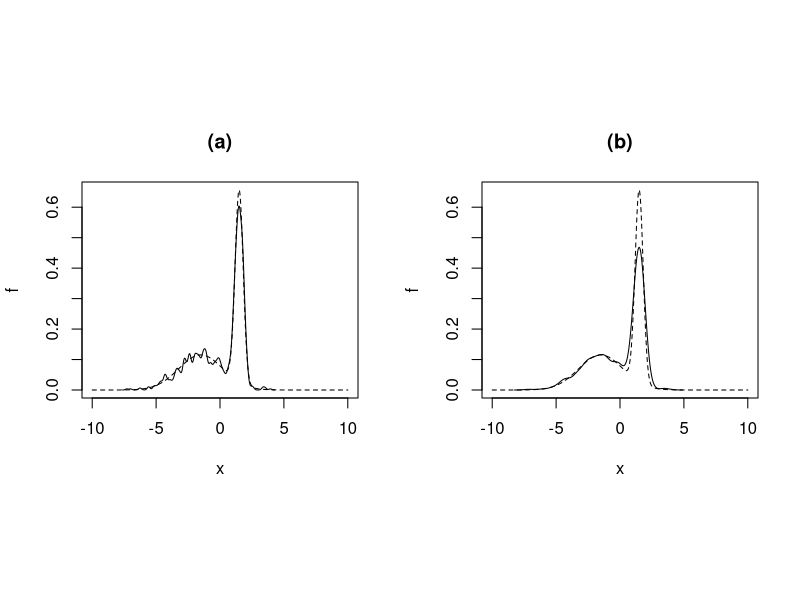
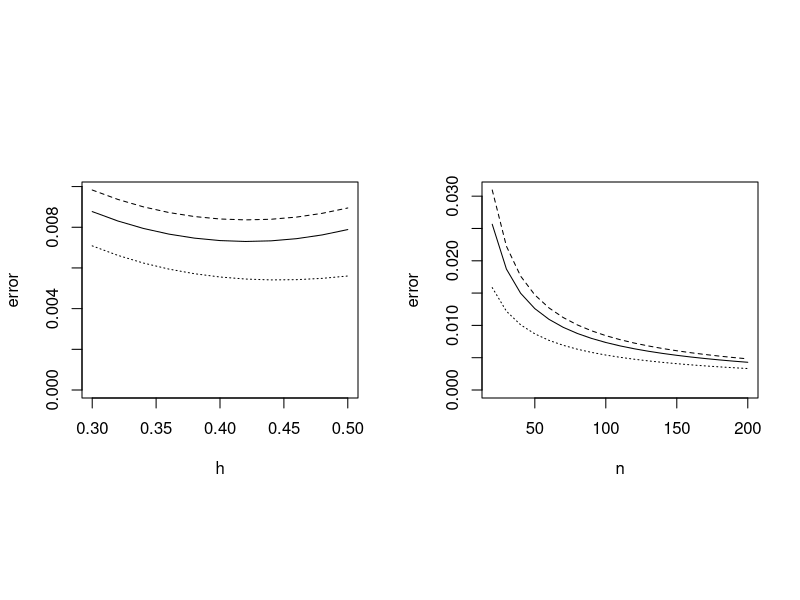
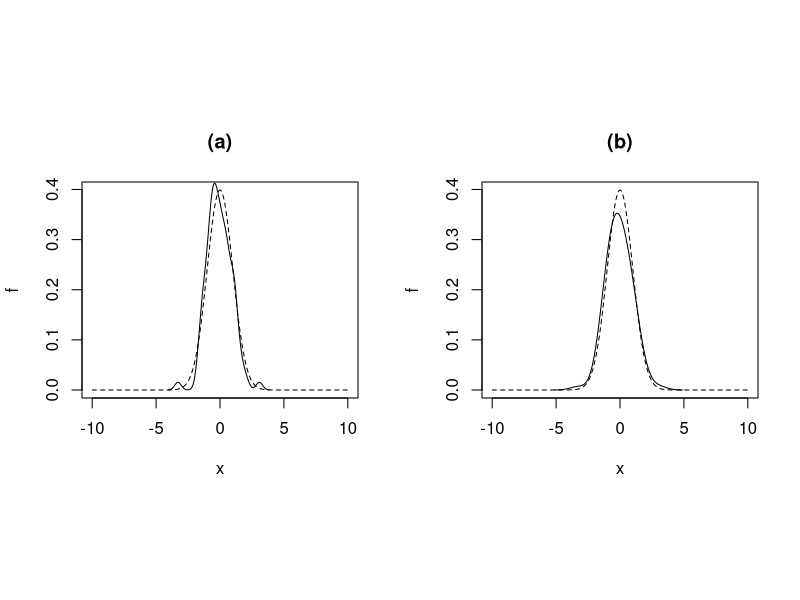
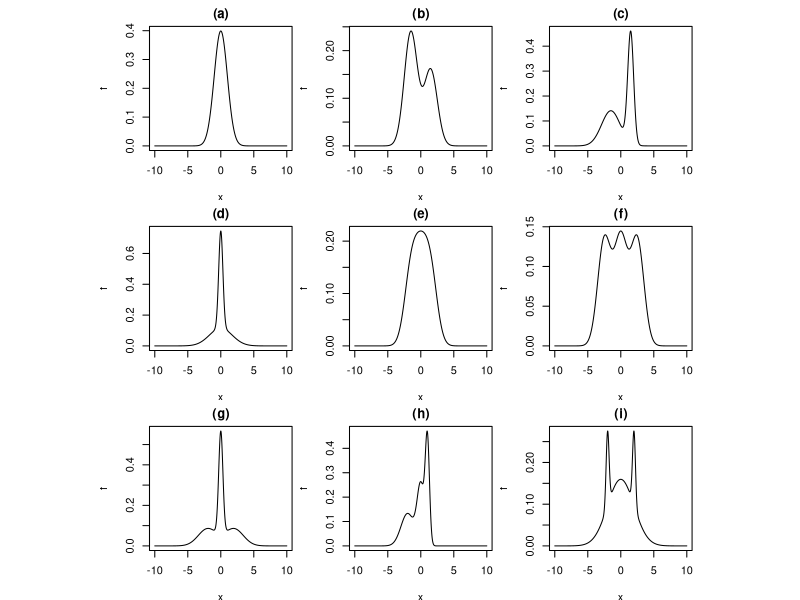
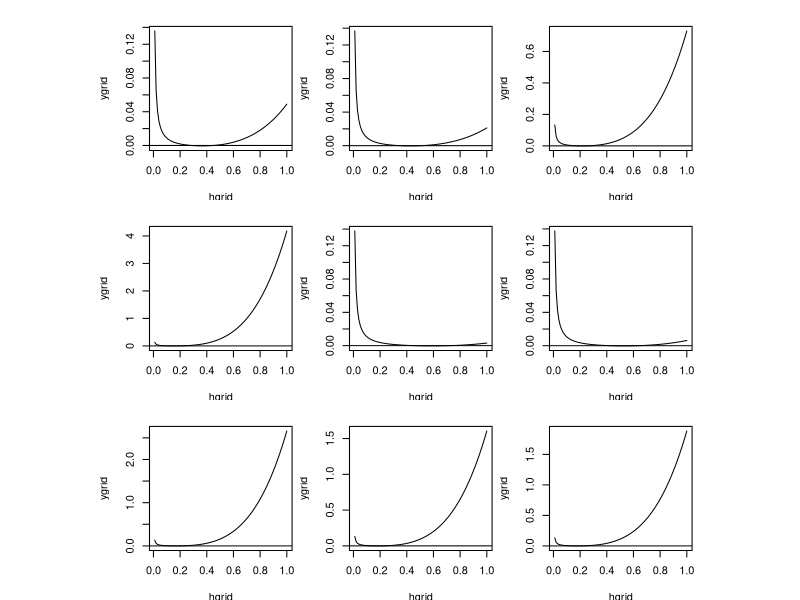

Source code (R) for these figures, in order:
n<-1000
x<-c(rep(0,n))
components.random <- sample(1:2,prob=c(0.5,0.5),size=n,replace=TRUE)
mus <- c(-1.5,1.5)
sds <- c(sqrt(3),sqrt(0.1))
x <- rnorm(n=n,mean=mus[components.random],sd=sds[components.random])
f<-function(x){0.5*dnorm(x,-1.5,sqrt(3))+0.5*dnorm(x,1.5,sqrt(0.1))}
xgrid<-seq(-10,10,0.02)
ygrid<-f(xgrid)
GK<-function(u){(1/sqrt(2*pi))*exp(-(u^2)/2)}
GK2<-function(u){((1/sqrt(2*pi))*exp(-(u^2)/2))^2}
RK<-integrate(GK2,-Inf,Inf)$value
GK3<-function(u){(1/sqrt(2*pi))*exp(-(u^2)/2)*u^2}
mu2K<-integrate(GK3,-Inf,Inf)$value
df2<-function(x){
  part1<-((x+1.5)^2-3)/(54*sqrt(6*pi))*exp(-(x+1.5)^2/6)
  part2<-(50*(x-1.5)^2-5)/(sqrt(0.2*pi))*exp(-(x-1.5)^2/0.2)
  y<-part1+part2
  return(y)
}
f2<-function(x){(df2(x))^2}
Rf2<-integrate(f2,-Inf,Inf)$value
h_AMISE<-(RK/(n*Rf2*mu2K^2))^(1/5)
h_AMISE
par(mfrow=c(1,2))
layout_mat <- matrix(seq(1,2), nrow = 1, ncol = 2,
                     byrow = TRUE)
layout(mat = layout_mat, 
       widths = c(1,1), respect =TRUE)
plot(xgrid,ygrid,type = "l",lty=2,xlab = "x",ylab ="f",main = "(a)")
lines(density(x,h_AMISE))
plot(xgrid,ygrid,type = "l",lty=2,xlab = "x",ylab ="f",main = "(b)")
lines(density(x,0.32))
### Fig 2
n<-100
xs<-rnorm(n)
hs<-seq(0.3,0.5,0.02)
MISE<-c(rep(0,length(hs)))
AMISE<-c(rep(0,length(hs)))
l2<-c(rep(0,length(hs)))
## RK
GK<-function(u){(1/sqrt(2*pi))*exp(-(u^2)/2)}
GK2<-function(u){((1/sqrt(2*pi))*exp(-(u^2)/2))^2}
RK<-integrate(GK2,-Inf,Inf)$value
## Rf2
df2<-function(x){(dnorm(x)*(x^2-1))^2}
Rf2<-integrate(df2,-Inf,Inf)$value
##
for (i in 1:length(hs)) {
  h<-hs[i]
  # MISE[i]<-(1/(2*sqrt(pi)))*(1/(n*h)+(1-1/n)/(1+h^2)+1-(2^(3/2))/(sqrt(2+h^2)))
  MISE[i]<-(1/(n*h)+(1-1/n)/(sqrt(1+h^2))+1-(2^(3/2))/(sqrt(2+h^2)))/(2*sqrt(pi))
  ###
  AMISE[i]<-(h^4*Rf2)/4+(RK)/(n*h)
  l2[i]<-AMISE[i]-1/(3*pi*n)
}
plot(hs,MISE,type = "l",lty=3,xlab = "h",ylab ="error",ylim = range(0,MISE,AMISE,l2))
lines(hs,AMISE,lty=2)
lines(hs,l2)
### Fig3
ns<-seq(20,200,10)
hMISE<-c(rep(0,length(ns)))
for (i in 1:length(ns)) {
    hs<-seq(0.01,1,0.001)
    hMISE[i]<-hs[which.min((1/(ns[i]*hs)+(1-1/ns[i])/(sqrt(1+hs^2))+1-(2^(3/2))/(sqrt(2+hs^2)))/(2*sqrt(pi)))]
}
MISE<-c(rep(0,length(ns)))
AMISE<-c(rep(0,length(ns)))
l2<-c(rep(0,length(ns)))
for (i in 1:length(ns)) {
  n<-ns[i]
  h<-hMISE[i]
  MISE[i]<-(1/(n*h)+(1-1/n)/(sqrt(1+h^2))+1-(2^(3/2))/(sqrt(2+h^2)))/(2*sqrt(pi))
  AMISE[i]<-(h^4*Rf2)/4+(RK)/(n*h)
  l2[i]<-AMISE[i]-1/(3*pi*n)
}
plot(ns,MISE,type = "l",lty=3,xlab = "n",ylab ="error",ylim = range(0,MISE,AMISE,l2))
lines(ns,AMISE,lty=2)
lines(ns,l2)
### Fig 4
n<-100
x<-rnorm(n)
f<-function(x){dnorm(x)}
xgrid<-seq(-10,10,0.02)
ygrid<-f(xgrid)
###
par(mfrow=c(1,2))
layout_mat <- matrix(seq(1,2), nrow = 1, ncol = 2,
                     byrow = TRUE)
layout(mat = layout_mat, 
       widths = c(1,1), respect =TRUE)
###
plot(xgrid,ygrid,type = "l",lty=2,xlab = "x",ylab ="f",main = "(a)")
lines(density(x,0.26))
plot(xgrid,ygrid,type = "l",lty=2,xlab = "x",ylab ="f",main = "(b)")
lines(density(x,0.61))
### Fig 5
f1<-function(x){dnorm(x)}#a
f2<-function(x){0.6*dnorm(x,-1.5,1)+0.4*dnorm(x,1.5,1)}#b
f3<-function(x){0.5*dnorm(x,-1.5,sqrt(2))+0.5*dnorm(x,1.5,sqrt(0.2))}#c
f4<-function(x){0.5*dnorm(x,0,sqrt(3))+0.5*dnorm(x,0,sqrt(0.1))}#d
f5<-function(x){(1/3)*(dnorm(x,-1.5,1)+dnorm(x)+dnorm(x,1.5,1))}#e
f6<-function(x){(1/3)*(dnorm(x,-2.5,1)+dnorm(x)+dnorm(x,2.5,1))}#f
f7<-function(x){0.3*dnorm(x,-2,sqrt(2))+0.4*dnorm(x,0,sqrt(0.1))+0.3*dnorm(x,2,sqrt(2))}#g
f8<-function(x){(1/3)*(dnorm(x,-2,1)+dnorm(x,0,sqrt(0.3))+dnorm(x,1,sqrt(0.1)))}#h
f9<-function(x){0.1*dnorm(x,-2,sqrt(0.05))+0.8*dnorm(x,0,2)+0.1*dnorm(x,2,sqrt(0.05))}#i
xgrid<-seq(-10,10,0.02)
y1grid<-f1(xgrid)
y2grid<-f2(xgrid)
y3grid<-f3(xgrid)
y4grid<-f4(xgrid)
y5grid<-f5(xgrid)
y6grid<-f6(xgrid)
y7grid<-f7(xgrid)
y8grid<-f8(xgrid)
y9grid<-f9(xgrid)
###
par(mfrow=c(3,3))
layout_mat <- matrix(seq(1,9), nrow = 3, ncol = 3,
                     byrow = TRUE)
layout(mat = layout_mat, 
       heights = c(1,1,1),
       widths = c(1,1,1), respect =TRUE)
par(mar = c(3.75, 3.75, 2, 0.6))
###
plot(xgrid,y1grid,type = "l",lty=1,xlab = "x",ylab ="f",main = "(a)")
plot(xgrid,y2grid,type = "l",lty=1,xlab = "x",ylab ="f",main = "(b)")
plot(xgrid,y3grid,type = "l",lty=1,xlab = "x",ylab ="f",main = "(c)")
plot(xgrid,y4grid,type = "l",lty=1,xlab = "x",ylab ="f",main = "(d)")
plot(xgrid,y5grid,type = "l",lty=1,xlab = "x",ylab ="f",main = "(e)")
plot(xgrid,y6grid,type = "l",lty=1,xlab = "x",ylab ="f",main = "(f)")
plot(xgrid,y7grid,type = "l",lty=1,xlab = "x",ylab ="f",main = "(g)")
plot(xgrid,y8grid,type = "l",lty=1,xlab = "x",ylab ="f",main = "(h)")
plot(xgrid,y9grid,type = "l",lty=1,xlab = "x",ylab ="f",main = "(i)")
### Table of different h
n<-200
hs<-seq(0.0000001,1,0.0000001)
####### (a)
hMISE<-hs[which.min((1/(n*hs)+(1-1/n)/(sqrt(1+hs^2))+1-(2^(3/2))/(sqrt(2+hs^2)))/(2*sqrt(pi)))]
hMISE
###
GK<-function(u){(1/sqrt(2*pi))*exp(-(u^2)/2)}
GK2<-function(u){((1/sqrt(2*pi))*exp(-(u^2)/2))^2}
RK<-integrate(GK2,-Inf,Inf)$value
GK3<-function(u){(1/sqrt(2*pi))*exp(-(u^2)/2)*u^2}
mu2K<-integrate(GK3,-Inf,Inf)$value
df2<-function(x){(x^2)*dnorm(x)-dnorm(x)}
f2<-function(x){(df2(x))^2}
Rf2<-integrate(f2,-Inf,Inf)$value
h_AMISE<-(RK/(n*Rf2*mu2K^2))^(1/5)
h_AMISE
###
a<-(1/4)*(mu2K^2)*Rf2
b<-RK/n
c<-(1/4)*(h_AMISE^4)*(mu2K^2)*Rf2+(1/n)*((RK/h_AMISE)+(1/(3*pi)))
equation<-function(h){a*h^4+b/h-c}
hgrid<-seq(0.01,1,0.01)
ygrid<-equation(hgrid)
plot(hgrid,ygrid,type="l",lty=1)
abline(h=0)
h_star<-uniroot(equation,lower = 0.4,upper = 0.6)$root
h_star
####### (b)
### search for h_MISE
MISE<-function(h){
  n<-200
  w<-matrix(c(0.6,0.4),2,1)
  Omega2<-matrix(c(dnorm(0,0,sqrt(2*h^2+2)),dnorm(3,0,sqrt(2*h^2+2)),dnorm(-3,0,sqrt(2*h^2+2)),dnorm(0,0,sqrt(2*h^2+2))),2,2)
  Omega1<-matrix(c(dnorm(0,0,sqrt(h^2+2)),dnorm(3,0,sqrt(h^2+2)),dnorm(-3,0,sqrt(h^2+2)),dnorm(0,0,sqrt(h^2+2))),2,2)
  Omega0<-matrix(c(dnorm(0,0,sqrt(2)),dnorm(3,0,sqrt(2)),dnorm(-3,0,sqrt(2)),dnorm(0,0,sqrt(2))),2,2)
  y<-1/(2*n*h*sqrt(pi))+t(w)%*%((1-1/n)*Omega2-2*Omega1+Omega0)%*%w
  return(y)
}
h_MISE<-optimize(MISE,c(0,1))$minimum
h_MISE
### search for h_AMISE
n<-200
GK<-function(u){(1/sqrt(2*pi))*exp(-(u^2)/2)}
GK2<-function(u){((1/sqrt(2*pi))*exp(-(u^2)/2))^2}
RK<-integrate(GK2,-Inf,Inf)$value
GK3<-function(u){(1/sqrt(2*pi))*exp(-(u^2)/2)*u^2}
mu2K<-integrate(GK3,-Inf,Inf)$value
df2<-function(x){
  part1<-(0.6/sqrt(2*pi))*((x+1.5)^2-1)*exp(-(x+1.5)^2/2)
  part2<-(0.4/sqrt(2*pi))*((x-1.5)^2-1)*exp(-(x-1.5)^2/2)
  y<-part1+part2
  return(y)
}
f2<-function(x){(df2(x))^2}
Rf2<-integrate(f2,-Inf,Inf)$value
h_AMISE<-(RK/(n*Rf2*mu2K^2))^(1/5)
h_AMISE
### search for h_star
w<-matrix(c(0.6,0.4),2,1)
S<-matrix(c(1,1),2,1)
M<-matrix(c(-1.5,1.5),2,1)
V<-t(w)%*%S+t(w)%*%(M^2)-(t(w)%*%M)^2
n<-200
a<-(1/4)*(mu2K^2)*Rf2
b<-RK/n
c<-(1/4)*(h_AMISE^4)*(mu2K^2)*Rf2+(1/n)*((RK/h_AMISE)+(1/(3*pi*sqrt(c(V)))))###
equation<-function(h){a*h^4+b/h-c}
hgrid<-seq(0.01,1,0.01)
ygrid<-equation(hgrid)
plot(hgrid,ygrid,type="l",lty=1)
abline(h=0)
h_star<-uniroot(equation,lower = 0.4,upper = 0.6)$root
h_star
####### (c)
### search for h_MISE
MISE<-function(h){
  n<-200
  w<-matrix(c(0.5,0.5),2,1)
  Omega2<-matrix(c(dnorm(0,0,sqrt(2*h^2+2+2)),dnorm(3,0,sqrt(2*h^2+2.2)),dnorm(-3,0,sqrt(2*h^2+2.2)),dnorm(0,0,sqrt(2*h^2+0.4))),2,2)
  Omega1<-matrix(c(dnorm(0,0,sqrt(h^2+2+2)),dnorm(3,0,sqrt(h^2+2.2)),dnorm(-3,0,sqrt(h^2+2.2)),dnorm(0,0,sqrt(h^2+0.4))),2,2)
  Omega0<-matrix(c(dnorm(0,0,sqrt(2+2)),dnorm(3,0,sqrt(2.2)),dnorm(-3,0,sqrt(2.2)),dnorm(0,0,sqrt(0.4))),2,2)
  y<-1/(2*n*h*sqrt(pi))+t(w)%*%((1-1/n)*Omega2-2*Omega1+Omega0)%*%w
  return(y)
}
h_MISE<-optimize(MISE,c(0,1))$minimum
h_MISE
### search for h_AMISE
n<-200
GK<-function(u){(1/sqrt(2*pi))*exp(-(u^2)/2)}
GK2<-function(u){((1/sqrt(2*pi))*exp(-(u^2)/2))^2}
RK<-integrate(GK2,-Inf,Inf)$value
GK3<-function(u){(1/sqrt(2*pi))*exp(-(u^2)/2)*u^2}
mu2K<-integrate(GK3,-Inf,Inf)$value
df2<-function(x){
  part1<-(0.5/sqrt(2*pi*2))*(((x+1.5)^2)/4-1/2)*exp(-(x+1.5)^2/(2*2))
  part2<-(0.5/sqrt(2*pi*0.2))*(((x-1.5)^2)/(0.2^2)-1/0.2)*exp(-(x-1.5)^2/(2*0.2))
  y<-part1+part2
  return(y)
}
f2<-function(x){(df2(x))^2}
Rf2<-integrate(f2,-Inf,Inf)$value
h_AMISE<-(RK/(n*Rf2*mu2K^2))^(1/5)
h_AMISE
### search for h_star
n<-200
w<-matrix(c(0.5,0.5),2,1)
S<-matrix(c(2,0.2),2,1)
M<-matrix(c(-1.5,1.5),2,1)
V<-t(w)%*%S+t(w)%*%(M^2)-(t(w)%*%M)^2
a<-(1/4)*(mu2K^2)*Rf2
b<-RK/n
c<-(1/4)*(h_AMISE^4)*(mu2K^2)*Rf2+(1/n)*((RK/h_AMISE)+(1/(3*pi*sqrt(c(V)))))###
equation<-function(h){a*h^4+b/h-c}
hgrid<-seq(0.01,1,0.01)
ygrid<-equation(hgrid)
plot(hgrid,ygrid,type="l",lty=1)
abline(h=0)
h_star<-uniroot(equation,lower = 0.2,upper = 0.4)$root
h_star
####### (d)
### search for h_MISE
MISE<-function(h){
  n<-200
  w<-matrix(c(0.5,0.5),2,1)
  Omega2<-matrix(c(dnorm(0,0,sqrt(2*h^2+6)),dnorm(0,0,sqrt(2*h^2+3.1)),dnorm(0,0,sqrt(2*h^2+3.1)),dnorm(0,0,sqrt(2*h^2+0.2))),2,2)
  Omega1<-matrix(c(dnorm(0,0,sqrt(h^2+6)),dnorm(0,0,sqrt(h^2+3.1)),dnorm(0,0,sqrt(h^2+3.1)),dnorm(0,0,sqrt(h^2+0.2))),2,2)
  Omega0<-matrix(c(dnorm(0,0,sqrt(6)),dnorm(0,0,sqrt(3.1)),dnorm(0,0,sqrt(3.1)),dnorm(0,0,sqrt(0.2))),2,2)
  y<-1/(2*n*h*sqrt(pi))+t(w)%*%((1-1/n)*Omega2-2*Omega1+Omega0)%*%w
  return(y)
}
h_MISE<-optimize(MISE,c(0,1))$minimum
h_MISE
### search for h_AMISE
n<-200
GK<-function(u){(1/sqrt(2*pi))*exp(-(u^2)/2)}
GK2<-function(u){((1/sqrt(2*pi))*exp(-(u^2)/2))^2}
RK<-integrate(GK2,-Inf,Inf)$value
GK3<-function(u){(1/sqrt(2*pi))*exp(-(u^2)/2)*u^2}
mu2K<-integrate(GK3,-Inf,Inf)$value
df2<-function(x){
  part1<-(0.5/sqrt(2*pi*3))*(((x)^2)/9-1/3)*exp(-(x)^2/(2*3))
  part2<-(0.5/sqrt(2*pi*0.1))*(((x)^2)/(0.1^2)-1/0.1)*exp(-(x)^2/(2*0.1))
  y<-part1+part2
  return(y)
}
f2<-function(x){(df2(x))^2}
Rf2<-integrate(f2,-Inf,Inf)$value
h_AMISE<-(RK/(n*Rf2*mu2K^2))^(1/5)
h_AMISE
### search for h_star
n<-200
w<-matrix(c(0.5,0.5),2,1)
S<-matrix(c(3,0.1),2,1)
M<-matrix(c(0,0),2,1)
V<-t(w)%*%S+t(w)%*%(M^2)-(t(w)%*%M)^2
a<-(1/4)*(mu2K^2)*Rf2
b<-RK/n
c<-(1/4)*(h_AMISE^4)*(mu2K^2)*Rf2+(1/n)*((RK/h_AMISE)+(1/(3*pi*sqrt(c(V)))))###
equation<-function(h){a*h^4+b/h-c}
hgrid<-seq(0.01,1,0.01)
ygrid<-equation(hgrid)
plot(hgrid,ygrid,type="l",lty=1)
abline(h=0)
h_star<-uniroot(equation,lower = 0.15,upper = 0.2)$root
h_star
####### (e)
### search for h_MISE
MISE<-function(h){
  n<-200
  w<-matrix(c(1/3,1/3,1/3),3,1)
  Omega2<-matrix(c(dnorm(0,0,sqrt(2*h^2+2)),dnorm(1.5,0,sqrt(2*h^2+2)),dnorm(3,0,sqrt(2*h^2+2)),
                   dnorm(-1.5,0,sqrt(2*h^2+2)),dnorm(0,0,sqrt(2*h^2+2)),dnorm(1.5,0,sqrt(2*h^2+2)),
                   dnorm(-3,0,sqrt(2*h^2+2)),dnorm(-1.5,0,sqrt(2*h^2+2)),dnorm(0,0,sqrt(2*h^2+2))),3,3)
  Omega1<-matrix(c(dnorm(0,0,sqrt(h^2+2)),dnorm(1.5,0,sqrt(h^2+2)),dnorm(3,0,sqrt(h^2+2)),
                   dnorm(-1.5,0,sqrt(h^2+2)),dnorm(0,0,sqrt(h^2+2)),dnorm(1.5,0,sqrt(h^2+2)),
                   dnorm(-3,0,sqrt(h^2+2)),dnorm(-1.5,0,sqrt(h^2+2)),dnorm(0,0,sqrt(h^2+2))),3,3)
  Omega0<-matrix(c(dnorm(0,0,sqrt(3.1)),dnorm(1.5,0,sqrt(3.1)),dnorm(3,0,sqrt(3.1)),
                   dnorm(-1.5,0,sqrt(3.1)),dnorm(0,0,sqrt(3.1)),dnorm(1.5,0,sqrt(3.1)),
                   dnorm(-3,0,sqrt(3.1)),dnorm(-1.5,0,sqrt(3.1)),dnorm(0,0,sqrt(3.1))),3,3)
  y<-1/(2*n*h*sqrt(pi))+t(w)%*%((1-1/n)*Omega2-2*Omega1+Omega0)%*%w
  return(y)
}
h_MISE<-optimize(MISE,c(0,1))$minimum
h_MISE
### search for h_AMISE
n<-200
GK<-function(u){(1/sqrt(2*pi))*exp(-(u^2)/2)}
GK2<-function(u){((1/sqrt(2*pi))*exp(-(u^2)/2))^2}
RK<-integrate(GK2,-Inf,Inf)$value
GK3<-function(u){(1/sqrt(2*pi))*exp(-(u^2)/2)*u^2}
mu2K<-integrate(GK3,-Inf,Inf)$value
df2<-function(x){
  part1<-((1/3)/sqrt(2*pi))*(((x+1.5)^2)-1)*exp(-(x+1.5)^2/(2*1))
  part2<-((1/3)/sqrt(2*pi))*(((x)^2)-1)*exp(-(x)^2/(2*1))
  part3<-((1/3)/sqrt(2*pi))*(((x-1.5)^2)-1)*exp(-(x-1.5)^2/(2*1))
  y<-part1+part2+part3
  return(y)
}
f2<-function(x){(df2(x))^2}
Rf2<-integrate(f2,-Inf,Inf)$value
h_AMISE<-(RK/(n*Rf2*mu2K^2))^(1/5)
h_AMISE
### search for h_star
n<-200
w<-matrix(c(1/3,1/3,1/3),3,1)
S<-matrix(c(1,1,1),3,1)
M<-matrix(c(-1.5,0,1.5),3,1)
V<-t(w)%*%S+t(w)%*%(M^2)-(t(w)%*%M)^2
a<-(1/4)*(mu2K^2)*Rf2
b<-RK/n
c<-(1/4)*(h_AMISE^4)*(mu2K^2)*Rf2+(1/n)*((RK/h_AMISE)+(1/(3*pi*sqrt(c(V)))))###
equation<-function(h){a*h^4+b/h-c}
hgrid<-seq(0.01,1,0.01)
ygrid<-equation(hgrid)
plot(hgrid,ygrid,type="l",lty=1)
abline(h=0)
h_star<-uniroot(equation,lower = 0.6,upper = 0.9)$root
h_star
####### (f)
### search for h_MISE
MISE<-function(h){
  n<-200
  w<-matrix(c(1/3,1/3,1/3),3,1)
  Omega2<-matrix(c(dnorm(0,0,sqrt(2*h^2+2)),dnorm(2.5,0,sqrt(2*h^2+2)),dnorm(5,0,sqrt(2*h^2+2)),
                   dnorm(-2.5,0,sqrt(2*h^2+2)),dnorm(0,0,sqrt(2*h^2+2)),dnorm(2.5,0,sqrt(2*h^2+2)),
                   dnorm(-5,0,sqrt(2*h^2+2)),dnorm(-2.5,0,sqrt(2*h^2+2)),dnorm(0,0,sqrt(2*h^2+2))),3,3)
  Omega1<-matrix(c(dnorm(0,0,sqrt(h^2+2)),dnorm(2.5,0,sqrt(h^2+2)),dnorm(5,0,sqrt(h^2+2)),
                   dnorm(-2.5,0,sqrt(h^2+2)),dnorm(0,0,sqrt(h^2+2)),dnorm(2.5,0,sqrt(h^2+2)),
                   dnorm(-5,0,sqrt(h^2+2)),dnorm(-2.5,0,sqrt(h^2+2)),dnorm(0,0,sqrt(h^2+2))),3,3)
  Omega0<-matrix(c(dnorm(0,0,sqrt(3.1)),dnorm(2.5,0,sqrt(3.1)),dnorm(5,0,sqrt(3.1)),
                   dnorm(-2.5,0,sqrt(3.1)),dnorm(0,0,sqrt(3.1)),dnorm(2.5,0,sqrt(3.1)),
                   dnorm(-5,0,sqrt(3.1)),dnorm(-2.5,0,sqrt(3.1)),dnorm(0,0,sqrt(3.1))),3,3)
  y<-1/(2*n*h*sqrt(pi))+t(w)%*%((1-1/n)*Omega2-2*Omega1+Omega0)%*%w
  return(y)
}
h_MISE<-optimize(MISE,c(0,1))$minimum
h_MISE
### search for h_AMISE
n<-200
GK<-function(u){(1/sqrt(2*pi))*exp(-(u^2)/2)}
GK2<-function(u){((1/sqrt(2*pi))*exp(-(u^2)/2))^2}
RK<-integrate(GK2,-Inf,Inf)$value
GK3<-function(u){(1/sqrt(2*pi))*exp(-(u^2)/2)*u^2}
mu2K<-integrate(GK3,-Inf,Inf)$value
df2<-function(x){
  part1<-((1/3)/sqrt(2*pi))*(((x+2.5)^2)-1)*exp(-(x+2.5)^2/(2*1))
  part2<-((1/3)/sqrt(2*pi))*(((x)^2)-1)*exp(-(x)^2/(2*1))
  part3<-((1/3)/sqrt(2*pi))*(((x-2.5)^2)-1)*exp(-(x-2.5)^2/(2*1))
  y<-part1+part2+part3
  return(y)
}
f2<-function(x){(df2(x))^2}
Rf2<-integrate(f2,-Inf,Inf)$value
h_AMISE<-(RK/(n*Rf2*mu2K^2))^(1/5)
h_AMISE
### search for h_star
n<-200
w<-matrix(c(1/3,1/3,1/3),3,1)
S<-matrix(c(1,1,1),3,1)
M<-matrix(c(-2.5,0,2.5),3,1)
V<-t(w)%*%S+t(w)%*%(M^2)-(t(w)%*%M)^2
a<-(1/4)*(mu2K^2)*Rf2
b<-RK/n
c<-(1/4)*(h_AMISE^4)*(mu2K^2)*Rf2+(1/n)*((RK/h_AMISE)+(1/(3*pi*sqrt(c(V)))))###
equation<-function(h){a*h^4+b/h-c}
hgrid<-seq(0.01,1,0.01)
ygrid<-equation(hgrid)
plot(hgrid,ygrid,type="l",lty=1)
abline(h=0)
h_star<-uniroot(equation,lower = 0.6,upper = 0.9)$root
h_star
####### (g)
### search for h_MISE
MISE<-function(h){
  n<-200
  w<-matrix(c(0.3,0.4,0.3),3,1)
  Omega2<-matrix(c(dnorm(0,0,sqrt(2*h^2+4)),dnorm(2,0,sqrt(2*h^2+2.1)),dnorm(4,0,sqrt(2*h^2+4)),
                   dnorm(-2,0,sqrt(2*h^2+2.1)),dnorm(0,0,sqrt(2*h^2+0.2)),dnorm(2,0,sqrt(2*h^2+2.1)),
                   dnorm(-4,0,sqrt(2*h^2+4)),dnorm(-2,0,sqrt(2*h^2+2.1)),dnorm(0,0,sqrt(2*h^2+4))),3,3)
  Omega1<-matrix(c(dnorm(0,0,sqrt(h^2+4)),dnorm(2,0,sqrt(h^2+2.1)),dnorm(4,0,sqrt(h^2+4)),
                   dnorm(-2,0,sqrt(h^2+2.1)),dnorm(0,0,sqrt(h^2+0.2)),dnorm(2,0,sqrt(h^2+2.1)),
                   dnorm(-4,0,sqrt(h^2+4)),dnorm(-2,0,sqrt(h^2+2.1)),dnorm(0,0,sqrt(h^2+4))),3,3)
  Omega0<-matrix(c(dnorm(0,0,sqrt(4)),dnorm(2,0,sqrt(2.1)),dnorm(4,0,sqrt(4)),
                   dnorm(-2,0,sqrt(2.1)),dnorm(0,0,sqrt(0.2)),dnorm(2,0,sqrt(2.1)),
                   dnorm(-4,0,sqrt(4)),dnorm(-2,0,sqrt(2.1)),dnorm(0,0,sqrt(4))),3,3)
  y<-1/(2*n*h*sqrt(pi))+t(w)%*%((1-1/n)*Omega2-2*Omega1+Omega0)%*%w
  return(y)
}
h_MISE<-optimize(MISE,c(0,1))$minimum
h_MISE
### search for h_AMISE
n<-200
GK<-function(u){(1/sqrt(2*pi))*exp(-(u^2)/2)}
GK2<-function(u){((1/sqrt(2*pi))*exp(-(u^2)/2))^2}
RK<-integrate(GK2,-Inf,Inf)$value
GK3<-function(u){(1/sqrt(2*pi))*exp(-(u^2)/2)*u^2}
mu2K<-integrate(GK3,-Inf,Inf)$value
df2<-function(x){
  part1<-((0.3)/sqrt(2*pi*2))*(((x+2)^2)/4-1/2)*exp(-(x+2.5)^2/(2*2))
  part2<-((0.4)/sqrt(2*pi*0.1))*(((x)^2)/0.01-1/0.1)*exp(-(x)^2/(2*0.1))
  part3<-((0.3)/sqrt(2*pi*2))*(((x-2)^2)/4-1/2)*exp(-(x-2.5)^2/(2*2))
  y<-part1+part2+part3
  return(y)
}
f2<-function(x){(df2(x))^2}
Rf2<-integrate(f2,-Inf,Inf)$value
h_AMISE<-(RK/(n*Rf2*mu2K^2))^(1/5)
h_AMISE
### search for h_star
n<-200
w<-matrix(c(0.3,0.4,0.3),3,1)
S<-matrix(c(2,0.1,2),3,1)
M<-matrix(c(-2,0,2),3,1)
V<-t(w)%*%S+t(w)%*%(M^2)-(t(w)%*%M)^2
a<-(1/4)*(mu2K^2)*Rf2
b<-RK/n
c<-(1/4)*(h_AMISE^4)*(mu2K^2)*Rf2+(1/n)*((RK/h_AMISE)+(1/(3*pi*sqrt(c(V)))))###
equation<-function(h){a*h^4+b/h-c}
hgrid<-seq(0.01,1,0.01)
ygrid<-equation(hgrid)
plot(hgrid,ygrid,type="l",lty=1)
abline(h=0)
h_star<-uniroot(equation,lower = 0.15,upper = 0.25)$root
h_star
####### (h)
### search for h_MISE
MISE<-function(h){
  n<-200
  w<-matrix(c(1/3,1/3,1/3),3,1)
  Omega2<-matrix(c(dnorm(0,0,sqrt(2*h^2+2)),dnorm(2,0,sqrt(2*h^2+1.3)),dnorm(3,0,sqrt(2*h^2+1.1)),
                   dnorm(-2,0,sqrt(2*h^2+1.3)),dnorm(0,0,sqrt(2*h^2+0.6)),dnorm(1,0,sqrt(2*h^2+0.4)),
                   dnorm(-3,0,sqrt(2*h^2+1.1)),dnorm(-1,0,sqrt(2*h^2+0.4)),dnorm(0,0,sqrt(2*h^2+0.2))),3,3)
  Omega1<-matrix(c(dnorm(0,0,sqrt(h^2+2)),dnorm(2,0,sqrt(h^2+1.3)),dnorm(3,0,sqrt(h^2+1.1)),
                   dnorm(-2,0,sqrt(h^2+1.3)),dnorm(0,0,sqrt(h^2+0.6)),dnorm(1,0,sqrt(h^2+0.4)),
                   dnorm(-3,0,sqrt(h^2+1.1)),dnorm(-1,0,sqrt(h^2+0.4)),dnorm(0,0,sqrt(h^2+0.2))),3,3)
  Omega0<-matrix(c(dnorm(0,0,sqrt(2)),dnorm(2,0,sqrt(1.3)),dnorm(3,0,sqrt(1.1)),
                   dnorm(-2,0,sqrt(1.3)),dnorm(0,0,sqrt(0.6)),dnorm(1,0,sqrt(0.4)),
                   dnorm(-3,0,sqrt(1.1)),dnorm(-1,0,sqrt(0.4)),dnorm(0,0,sqrt(0.2))),3,3)
  y<-1/(2*n*h*sqrt(pi))+t(w)%*%((1-1/n)*Omega2-2*Omega1+Omega0)%*%w
  return(y)
}
h_MISE<-optimize(MISE,c(0,1))$minimum
h_MISE
### search for h_AMISE
n<-200
GK<-function(u){(1/sqrt(2*pi))*exp(-(u^2)/2)}
GK2<-function(u){((1/sqrt(2*pi))*exp(-(u^2)/2))^2}
RK<-integrate(GK2,-Inf,Inf)$value
GK3<-function(u){(1/sqrt(2*pi))*exp(-(u^2)/2)*u^2}
mu2K<-integrate(GK3,-Inf,Inf)$value
df2<-function(x){
  part1<-((1/3)/sqrt(2*pi))*(((x+2)^2)-1)*exp(-(x+2)^2/(2*1))
  part2<-((1/3)/sqrt(2*pi*0.3))*(((x)^2)/0.3^2-1/0.3)*exp(-(x)^2/(2*0.3))
  part3<-((1/3)/sqrt(2*pi*0.1))*(((x-1)^2)/0.1^2-1/0.1)*exp(-(x-1)^2/(2*0.1))
  y<-part1+part2+part3
  return(y)
}
f2<-function(x){(df2(x))^2}
Rf2<-integrate(f2,-Inf,Inf)$value
h_AMISE<-(RK/(n*Rf2*mu2K^2))^(1/5)
h_AMISE
### search for h_star
n<-200
w<-matrix(c(1/3,1/3,1/3),3,1)
S<-matrix(c(1,0.3,0.1),3,1)
M<-matrix(c(-2,0,1),3,1)
V<-t(w)%*%S+t(w)%*%(M^2)-(t(w)%*%M)^2
a<-(1/4)*(mu2K^2)*Rf2
b<-RK/n
c<-(1/4)*(h_AMISE^4)*(mu2K^2)*Rf2+(1/n)*((RK/h_AMISE)+(1/(3*pi*sqrt(c(V)))))###
equation<-function(h){a*h^4+b/h-c}
hgrid<-seq(0.01,1,0.01)
ygrid<-equation(hgrid)
plot(hgrid,ygrid,type="l",lty=1)
abline(h=0)
h_star<-uniroot(equation,lower = 0.2,upper = 0.3)$root
h_star
####### (i)
### search for h_MISE
MISE<-function(h){
  n<-200
  w<-matrix(c(0.1,0.8,0.1),3,1)
  Omega2<-matrix(c(dnorm(0,0,sqrt(2*h^2+0.1)),dnorm(2,0,sqrt(2*h^2+4.05)),dnorm(4,0,sqrt(2*h^2+0.1)),
                   dnorm(-2,0,sqrt(2*h^2+4.05)),dnorm(0,0,sqrt(2*h^2+8)),dnorm(2,0,sqrt(2*h^2+4.05)),
                   dnorm(-4,0,sqrt(2*h^2+0.1)),dnorm(-2,0,sqrt(2*h^2+4.05)),dnorm(0,0,sqrt(2*h^2+0.1))),3,3)
  Omega1<-matrix(c(dnorm(0,0,sqrt(h^2+0.1)),dnorm(2,0,sqrt(h^2+4.05)),dnorm(4,0,sqrt(h^2+0.1)),
                   dnorm(-2,0,sqrt(h^2+4.05)),dnorm(0,0,sqrt(h^2+8)),dnorm(2,0,sqrt(h^2+4.05)),
                   dnorm(-4,0,sqrt(h^2+0.1)),dnorm(-2,0,sqrt(h^2+4.05)),dnorm(0,0,sqrt(h^2+0.1))),3,3)
  Omega0<-matrix(c(dnorm(0,0,sqrt(0.1)),dnorm(2,0,sqrt(4.05)),dnorm(4,0,sqrt(0.1)),
                   dnorm(-2,0,sqrt(4.05)),dnorm(0,0,sqrt(8)),dnorm(2,0,sqrt(4.05)),
                   dnorm(-4,0,sqrt(0.1)),dnorm(-2,0,sqrt(4.05)),dnorm(0,0,sqrt(0.1))),3,3)
  y<-1/(2*n*h*sqrt(pi))+t(w)%*%((1-1/n)*Omega2-2*Omega1+Omega0)%*%w
  return(y)
}
h_MISE<-optimize(MISE,c(0,1))$minimum
h_MISE
### search for h_AMISE
n<-200
GK<-function(u){(1/sqrt(2*pi))*exp(-(u^2)/2)}
GK2<-function(u){((1/sqrt(2*pi))*exp(-(u^2)/2))^2}
RK<-integrate(GK2,-Inf,Inf)$value
GK3<-function(u){(1/sqrt(2*pi))*exp(-(u^2)/2)*u^2}
mu2K<-integrate(GK3,-Inf,Inf)$value
df2<-function(x){
  part1<-((0.1)/sqrt(2*pi*0.05))*(((x+2)^2)/0.05^2-1/0.05)*exp(-(x+2)^2/(2*0.05))
  part2<-((0.8)/sqrt(2*pi*4))*(((x)^2)/4^2-1/4)*exp(-(x)^2/(2*4))
  part3<-((0.1)/sqrt(2*pi*0.05))*(((x-2)^2)/0.05^2-1/0.05)*exp(-(x-2)^2/(2*0.05))
  y<-part1+part2+part3
  return(y)
}
f2<-function(x){(df2(x))^2}
Rf2<-integrate(f2,-Inf,Inf)$value
h_AMISE<-(RK/(n*Rf2*mu2K^2))^(1/5)
h_AMISE
### search for h_star
n<-200
w<-matrix(c(0.1,0.8,0.1),3,1)
S<-matrix(c(0.05,4,0.05),3,1)
M<-matrix(c(-2,0,2),3,1)
V<-t(w)%*%S+t(w)%*%(M^2)-(t(w)%*%M)^2
a<-(1/4)*(mu2K^2)*Rf2
b<-RK/n
c<-(1/4)*(h_AMISE^4)*(mu2K^2)*Rf2+(1/n)*((RK/h_AMISE)+(1/(3*pi*sqrt(c(V)))))###
equation<-function(h){a*h^4+b/h-c}
hgrid<-seq(0.01,1,0.01)
ygrid<-equation(hgrid)
plot(hgrid,ygrid,type="l",lty=1)
abline(h=0)
h_star<-uniroot(equation,lower = 0.2,upper = 0.3)$root
h_star
###
result<-matrix(c(0.3670978, 0.3830395,0.4524205,
                 0.4293822, 0.4745363,0.5106065,
                 0.2167415, 0.2372072,0.2455497,
                 0.1531062, 0.1672649,0.1738521,
                 0.5886252, 0.6348775,0.7263407,
                 0.5299138, 0.6619018,0.628397,
                 0.1675756, 0.187514,0.1867968,
                 0.1853014, 0.218298,0.2111211,
                 0.1795002, 0.2453338,0.2002967),9,3,byrow = T)
result